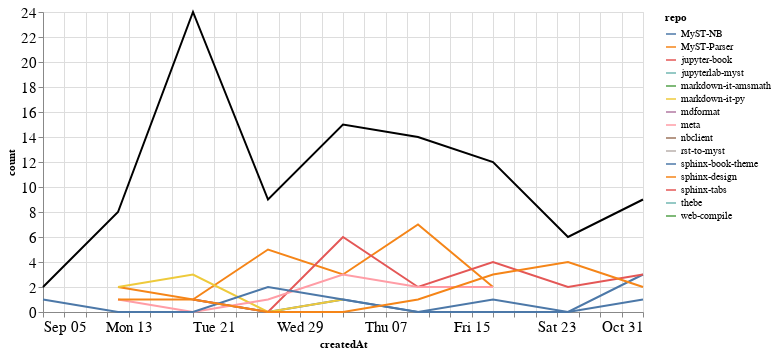

The code cell stored with this chart in its notebook:
### Markdown cell above
### Comments

### Code cell
comments_time = comments.groupby('repo').resample('W', on='createdAt').count()['author'].reset_index()
comments_time = comments_time.rename(columns={'author': 'count'})
comments_time_total = comments_time.groupby('createdAt').agg({"count": "sum"}).reset_index()
ch1 = alt.Chart(comments_time, width=600).mark_line().encode(
    x='createdAt',
    y='count',
    color='repo',
    tooltip="repo"
)

ch2 = alt.Chart(comments_time_total, width=600).mark_line(color="black").encode(
    x='createdAt',
    y='count',
)

ch1 + ch2

### Figure 1 — Vega-Lite specification as saved in the notebook (floating-point values rounded to 4 significant figures)
{"config": {"axisLeft": {"labelFontSize": 15}, "axisBottom": {"labelFontSize": 15}}, "layer": [{"data": {"name": "data-bf80717045ac8174d7f97f5f714e533d"}, "mark": "line", "encoding": {"color": {"type": "nominal", "field": "repo"}, "tooltip": {"type": "nominal", "field": "repo"}, "x": {"type": "temporal", "field": "createdAt"}, "y": {"type": "quantitative", "field": "count"}}, "width": 600}, {"data": {"name": "data-3b6bc1c1d99ac58b5e8887fdb757e5fb"}, "mark": {"type": "line", "color": "black"}, "encoding": {"x": {"type": "temporal", "field": "createdAt"}, "y": {"type": "quantitative", "field": "count"}}, "width": 600}], "$schema": "https://vega.github.io/schema/vega-lite/v4.8.1.json", "datasets": {"data-bf80717045ac8174d7f97f5f714e533d": [{"repo": "MyST-NB", "createdAt": "2021-09-19T00:00:00", "count": 1}, {"repo": "MyST-NB", "createdAt": "2021-09-26T00:00:00", "count": 0}, {"repo": "MyST-NB", "createdAt": "2021-10-03T00:00:00", "count": 1}, {"repo": "MyST-NB", "createdAt": "2021-10-10T00:00:00", "count": 0}, {"repo": "MyST-NB", "createdAt": "2021-10-17T00:00:00", "count": 0}, {"repo": "MyST-NB", "createdAt": "2021-10-24T00:00:00", "count": 0}, {"repo": "MyST-NB", "createdAt": "2021-10-31T00:00:00", "count": 3}, {"repo": "MyST-Parser", "createdAt": "2021-09-12T00:00:00", "count": 2}, {"repo": "MyST-Parser", "createdAt": "2021-09-19T00:00:00", "count": 1}, {"repo": "MyST-Parser", "createdAt": "2021-09-26T00:00:00", "count": 5}, {"repo": "MyST-Parser", "createdAt": "2021-10-03T00:00:00", "count": 3}, {"repo": "MyST-Parser", "createdAt": "2021-10-10T00:00:00", "count": 7}, {"repo": "MyST-Parser", "createdAt": "2021-10-17T00:00:00", "count": 2}, {"repo": "jupyter-book", "createdAt": "2021-09-19T00:00:00", "count": 1}, {"repo": "jupyter-book", "createdAt": "2021-09-26T00:00:00", "count": 0}, {"repo": "jupyter-book", "createdAt": "2021-10-03T00:00:00", "count": 6}, {"repo": "jupyter-book", "createdAt": "2021-10-10T00:00:00", "count": 2}, {"repo": "jupyter-book", "createdAt": "2021-10-17T00:00:00", "count": 4}, {"repo": "jupyter-book", "createdAt": "2021-10-24T00:00:00", "count": 2}, {"repo": "jupyter-book", "createdAt": "2021-10-31T00:00:00", "count": 3}, {"repo": "jupyterlab-myst", "createdAt": "2021-09-19T00:00:00", "count": 7}, {"repo": "markdown-it-amsmath", "createdAt": "2021-09-12T00:00:00", "count": 1}, {"repo": "markdown-it-py", "createdAt": "2021-09-12T00:00:00", "count": 2}, {"repo": "markdown-it-py", "createdAt": "2021-09-19T00:00:00", "count": 3}, {"repo": "markdown-it-py", "createdAt": "2021-09-26T00:00:00", "count": 0}, {"repo": "markdown-it-py", "createdAt": "2021-10-03T00:00:00", "count": 1}, {"repo": "mdformat", "createdAt": "2021-09-05T00:00:00", "count": 1}, {"repo": "meta", "createdAt": "2021-09-12T00:00:00", "count": 1}, {"repo": "meta", "createdAt": "2021-09-19T00:00:00", "count": 0}, {"repo": "meta", "createdAt": "2021-09-26T00:00:00", "count": 1}, {"repo": "meta", "createdAt": "2021-10-03T00:00:00", "count": 3}, {"repo": "meta", "createdAt": "2021-10-10T00:00:00", "count": 2}, {"repo": "meta", "createdAt": "2021-10-17T00:00:00", "count": 2}, {"repo": "nbclient", "createdAt": "2021-09-19T00:00:00", "count": 7}, {"repo": "rst-to-myst", "createdAt": "2021-09-19T00:00:00", "count": 3}, {"repo": "sphinx-book-theme", "createdAt": "2021-09-05T00:00:00", "count": 1}, {"repo": "sphinx-book-theme", "createdAt": "2021-09-12T00:00:00", "count": 0}, {"repo": "sphinx-book-theme", "createdAt": "2021-09-19T00:00:00", "count": 0}, {"repo": "sphinx-book-theme", "createdAt": "2021-09-26T00:00:00", "count": 2}, {"repo": "sphinx-book-theme", "createdAt": "2021-10-03T00:00:00", "count": 1}, {"repo": "sphinx-book-theme", "createdAt": "2021-10-10T00:00:00", "count": 0}, {"repo": "sphinx-book-theme", "createdAt": "2021-10-17T00:00:00", "count": 1}, {"repo": "sphinx-book-theme", "createdAt": "2021-10-24T00:00:00", "count": 0}, {"repo": "sphinx-book-theme", "createdAt": "2021-10-31T00:00:00", "count": 1}, {"repo": "sphinx-design", "createdAt": "2021-09-12T00:00:00", "count": 1}, {"repo": "sphinx-design", "createdAt": "2021-09-19T00:00:00", "count": 1}, {"repo": "sphinx-design", "createdAt": "2021-09-26T00:00:00", "count": 0}, {"repo": "sphinx-design", "createdAt": "2021-10-03T00:00:00", "count": 0}, {"repo": "sphinx-design", "createdAt": "2021-10-10T00:00:00", "count": 1}, {"repo": "sphinx-design", "createdAt": "2021-10-17T00:00:00", "count": 3}, {"repo": "sphinx-design", "createdAt": "2021-10-24T00:00:00", "count": 4}, {"repo": "sphinx-design", "createdAt": "2021-10-31T00:00:00", "count": 2}, {"repo": "sphinx-tabs", "createdAt": "2021-09-12T00:00:00", "count": 1}, {"repo": "thebe", "createdAt": "2021-10-10T00:00:00", "count": 2}, {"repo": "web-compile", "createdAt": "2021-09-26T00:00:00", "count": 1}], "data-3b6bc1c1d99ac58b5e8887fdb757e5fb": [{"createdAt": "2021-09-05T00:00:00", "count": 2}, {"createdAt": "2021-09-12T00:00:00", "count": 8}, {"createdAt": "2021-09-19T00:00:00", "count": 24}, {"createdAt": "2021-09-26T00:00:00", "count": 9}, {"createdAt": "2021-10-03T00:00:00", "count": 15}, {"createdAt": "2021-10-10T00:00:00", "count": 14}, {"createdAt": "2021-10-17T00:00:00", "count": 12}, {"createdAt": "2021-10-24T00:00:00", "count": 6}, {"createdAt": "2021-10-31T00:00:00", "count": 9}]}}
